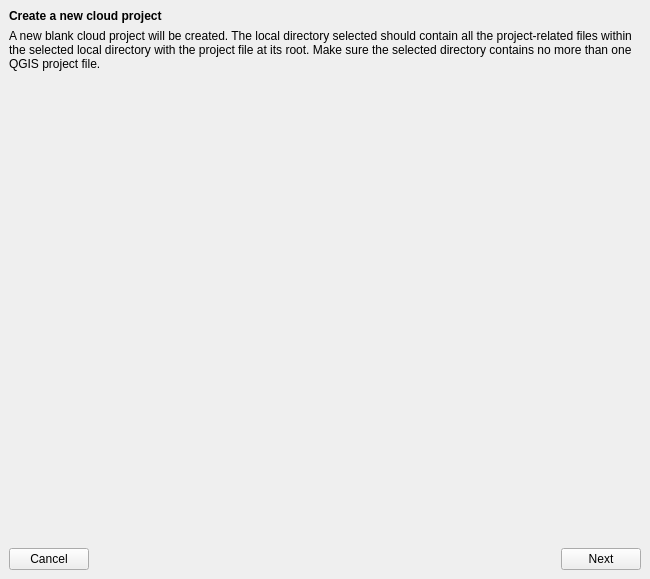
<?xml version="1.0" encoding="UTF-8"?>
<ui version="4.0">
 <class>CloudCreateProjectWidgetBase</class>
 <widget class="QWidget" name="CloudCreateProjectWidgetBase">
  <property name="geometry">
   <rect>
    <x>0</x>
    <y>0</y>
    <width>650</width>
    <height>579</height>
   </rect>
  </property>
  <property name="windowTitle">
   <string>Create QFieldCloud Project</string>
  </property>
  <layout class="QVBoxLayout" name="verticalLayout">
   <property name="leftMargin">
    <number>0</number>
   </property>
   <property name="topMargin">
    <number>0</number>
   </property>
   <property name="rightMargin">
    <number>0</number>
   </property>
   <property name="bottomMargin">
    <number>0</number>
   </property>
   <item>
    <widget class="QStackedWidget" name="stackedWidget">
     <property name="currentIndex">
      <number>0</number>
     </property>
     <widget class="QWidget" name="newProjectInformationPage">
      <layout class="QVBoxLayout" name="verticalLayout_2">
       <item>
        <widget class="QLabel" name="createCloudTitleLabel">
         <property name="font">
          <font>
           <bold>true</bold>
          </font>
         </property>
         <property name="text">
          <string>Create a new cloud project</string>
         </property>
        </widget>
       </item>
       <item>
        <widget class="QLabel" name="createCloudInfoLabel">
         <property name="text">
          <string>A new blank cloud project will be created. The local directory selected should contain all the project-related files within the selected local directory with the project file at its root. Make sure the selected directory contains no more than one QGIS project file.</string>
         </property>
         <property name="wordWrap">
          <bool>true</bool>
         </property>
         <property name="openExternalLinks">
          <bool>false</bool>
         </property>
         <property name="textInteractionFlags">
          <set>Qt::NoTextInteraction</set>
         </property>
        </widget>
       </item>
       <item>
        <spacer name="verticalSpacer">
         <property name="orientation">
          <enum>Qt::Vertical</enum>
         </property>
         <property name="sizeHint" stdset="0">
          <size>
           <width>20</width>
           <height>40</height>
          </size>
         </property>
        </spacer>
       </item>
       <item>
        <layout class="QHBoxLayout" name="horizontalLayout">
         <item>
          <widget class="QPushButton" name="cancelButton">
           <property name="text">
            <string>Cancel</string>
           </property>
          </widget>
         </item>
         <item>
          <spacer name="horizontalSpacer">
           <property name="orientation">
            <enum>Qt::Horizontal</enum>
           </property>
           <property name="sizeHint" stdset="0">
            <size>
             <width>40</width>
             <height>20</height>
            </size>
           </property>
          </spacer>
         </item>
         <item>
          <widget class="QPushButton" name="nextButton">
           <property name="text">
            <string>Next</string>
           </property>
          </widget>
         </item>
        </layout>
       </item>
      </layout>
     </widget>
     <widget class="QWidget" name="projectDetailsPage">
      <layout class="QVBoxLayout" name="verticalLayout_4">
       <item>
        <widget class="QGroupBox" name="projectDetailsGroupBox">
         <property name="title">
          <string>Project Details</string>
         </property>
         <layout class="QGridLayout" name="projectDetailsLayout">
          <item row="4" column="1">
           <layout class="QHBoxLayout" name="projectOwnerHLayout">
            <item>
             <widget class="QComboBox" name="projectOwnerComboBox"/>
            </item>
            <item>
             <widget class="QToolButton" name="projectOwnerRefreshButton">
              <property name="text">
               <string/>
              </property>
              <property name="icon">
               <iconset>
                <normaloff>../resources/refresh.svg</normaloff>../resources/refresh.svg</iconset>
              </property>
             </widget>
            </item>
           </layout>
          </item>
          <item row="0" column="0">
           <widget class="QLabel" name="projectNameLabel">
            <property name="text">
             <string>Name</string>
            </property>
           </widget>
          </item>
          <item row="4" column="0">
           <widget class="QLabel" name="projectOwnerLabel">
            <property name="text">
             <string>Owner</string>
            </property>
           </widget>
          </item>
          <item row="1" column="0">
           <widget class="QLabel" name="projectDescriptionLabel">
            <property name="text">
             <string>Description</string>
            </property>
           </widget>
          </item>
          <item row="1" column="1">
           <widget class="QTextEdit" name="projectDescriptionTextEdit"/>
          </item>
          <item row="2" column="0">
           <widget class="QLabel" name="projectTypeLabel">
            <property name="text">
             <string>Project Type</string>
            </property>
           </widget>
          </item>
          <item row="2" column="1">
           <widget class="QComboBox" name="projectTypeComboBox"/>
          </item>
          <item row="3" column="1">
           <widget class="QCheckBox" name="projectIsPublicCheckBox">
            <property name="text">
             <string>Is public</string>
            </property>
            <property name="toolTip">
             <string>Projects marked as public are visible to (but not editable by) anyone</string>
            </property>
           </widget>
          </item>
          <item row="0" column="1">
           <widget class="QLineEdit" name="projectNameLineEdit">
            <property name="sizePolicy">
             <sizepolicy hsizetype="MinimumExpanding" vsizetype="Preferred">
              <horstretch>0</horstretch>
              <verstretch>0</verstretch>
             </sizepolicy>
            </property>
            <property name="text">
             <string/>
            </property>
           </widget>
          </item>
          <item row="5" column="1">
           <widget class="QLabel" name="projectOwnerFeedbackLabel">
            <property name="visible">
             <bool>false</bool>
            </property>
            <property name="styleSheet">
             <string notr="true">color: red;</string>
            </property>
            <property name="text">
             <string/>
            </property>
            <property name="wordWrap">
             <bool>true</bool>
            </property>
            <property name="textInteractionFlags">
             <set>Qt::LinksAccessibleByMouse|Qt::TextSelectableByMouse</set>
            </property>
           </widget>
          </item>
         </layout>
        </widget>
       </item>
       <item>
        <widget class="QGroupBox" name="projectsOfflineSettingsGroupBox">
         <property name="title">
          <string>Local Project Settings</string>
         </property>
         <layout class="QGridLayout" name="gridLayout_2" columnstretch="1,4">
          <item row="0" column="1">
           <layout class="QHBoxLayout" name="localDirHBoxLayout_2">
            <item>
             <widget class="QLineEdit" name="localDirLineEdit"/>
            </item>
            <item>
             <widget class="QToolButton" name="localDirButton">
              <property name="text">
               <string>...</string>
              </property>
             </widget>
            </item>
            <item>
             <widget class="QPushButton" name="localDirOpenButton">
              <property name="toolTip">
               <string>Open in external file browser</string>
              </property>
              <property name="text">
               <string/>
              </property>
              <property name="icon">
               <iconset>
                <normaloff>../resources/launch.svg</normaloff>../resources/launch.svg</iconset>
              </property>
             </widget>
            </item>
           </layout>
          </item>
          <item row="0" column="0">
           <widget class="QLabel" name="localDirLabel">
            <property name="text">
             <string>Local Directory</string>
            </property>
           </widget>
          </item>
          <item row="1" column="1">
           <widget class="QLabel" name="localDirFeedbackLabel">
            <property name="visible">
             <bool>false</bool>
            </property>
            <property name="styleSheet">
             <string notr="true">color: red;</string>
            </property>
            <property name="text">
             <string/>
            </property>
            <property name="wordWrap">
             <bool>true</bool>
            </property>
            <property name="textInteractionFlags">
             <set>Qt::LinksAccessibleByMouse|Qt::TextSelectableByMouse</set>
            </property>
           </widget>
          </item>
         </layout>
        </widget>
       </item>
       <item>
        <widget class="QGroupBox" name="infoGroupBox">
         <property name="sizePolicy">
          <sizepolicy hsizetype="Minimum" vsizetype="Preferred">
           <horstretch>0</horstretch>
           <verstretch>1</verstretch>
          </sizepolicy>
         </property>
         <property name="minimumSize">
          <size>
           <width>50</width>
           <height>120</height>
          </size>
         </property>
         <property name="maximumSize">
          <size>
           <width>16777215</width>
           <height>200</height>
          </size>
         </property>
         <property name="title">
          <string>Information</string>
         </property>
         <layout class="QGridLayout" name="gridLayout_8">
          <item row="0" column="0">
           <widget class="QScrollArea" name="scrollArea">
            <property name="sizePolicy">
             <sizepolicy hsizetype="Preferred" vsizetype="Preferred">
              <horstretch>0</horstretch>
              <verstretch>0</verstretch>
             </sizepolicy>
            </property>
            <property name="frameShape">
             <enum>QFrame::NoFrame</enum>
            </property>
            <property name="frameShadow">
             <enum>QFrame::Plain</enum>
            </property>
            <property name="horizontalScrollBarPolicy">
             <enum>Qt::ScrollBarAlwaysOff</enum>
            </property>
            <property name="widgetResizable">
             <bool>true</bool>
            </property>
            <widget class="QWidget" name="scrollAreaWidgetContents">
             <property name="geometry">
              <rect>
               <x>0</x>
               <y>0</y>
               <width>20</width>
               <height>20</height>
              </rect>
             </property>
             <property name="sizePolicy">
              <sizepolicy hsizetype="Preferred" vsizetype="Preferred">
               <horstretch>1</horstretch>
               <verstretch>1</verstretch>
              </sizepolicy>
             </property>
             <layout class="QVBoxLayout" name="verticalLayout_7">
              <property name="spacing">
               <number>0</number>
              </property>
              <property name="leftMargin">
               <number>0</number>
              </property>
              <property name="topMargin">
               <number>0</number>
              </property>
              <property name="rightMargin">
               <number>0</number>
              </property>
              <property name="bottomMargin">
               <number>0</number>
              </property>
              <item>
               <widget class="QLabel" name="infoLocalizedLayersLabel">
                <property name="sizePolicy">
                 <sizepolicy hsizetype="Preferred" vsizetype="Preferred">
                  <horstretch>0</horstretch>
                  <verstretch>0</verstretch>
                 </sizepolicy>
                </property>
                <property name="text">
                 <string/>
                </property>
                <property name="alignment">
                 <set>Qt::AlignLeading|Qt::AlignLeft|Qt::AlignTop</set>
                </property>
                <property name="wordWrap">
                 <bool>true</bool>
                </property>
               </widget>
              </item>
             </layout>
            </widget>
           </widget>
          </item>
         </layout>
        </widget>
       </item>
       <item>
        <layout class="QHBoxLayout" name="buttonsHBoxLayout">
         <item>
          <widget class="QPushButton" name="backButton">
           <property name="text">
            <string>Back</string>
           </property>
          </widget>
         </item>
         <item>
          <spacer name="buttonsHSpacer">
           <property name="orientation">
            <enum>Qt::Horizontal</enum>
           </property>
           <property name="sizeHint" stdset="0">
            <size>
             <width>40</width>
             <height>20</height>
            </size>
           </property>
          </spacer>
         </item>
         <item>
          <widget class="QPushButton" name="createButton">
           <property name="text">
            <string>Create</string>
           </property>
          </widget>
         </item>
        </layout>
       </item>
      </layout>
     </widget>
     <widget class="QWidget" name="progressPage">
      <layout class="QVBoxLayout" name="verticalLayout_3">
       <item>
        <widget class="QGroupBox" name="progressGroupBox">
         <property name="title">
          <string>Progress</string>
         </property>
         <layout class="QVBoxLayout" name="verticalLayout_6">
          <item>
           <widget class="QLabel" name="convertLabel">
            <property name="text">
             <string>Conversion</string>
            </property>
           </widget>
          </item>
          <item>
           <widget class="QProgressBar" name="convertProgressBar">
            <property name="value">
             <number>0</number>
            </property>
           </widget>
          </item>
          <item>
           <widget class="QLabel" name="uploadLabel">
            <property name="text">
             <string>Upload to QFieldCloud</string>
            </property>
           </widget>
          </item>
          <item>
           <widget class="QProgressBar" name="uploadProgressBar">
            <property name="value">
             <number>0</number>
            </property>
           </widget>
          </item>
          <item>
           <spacer>
            <property name="orientation">
             <enum>Qt::Vertical</enum>
            </property>
            <property name="sizeType">
             <enum>QSizePolicy::Expanding</enum>
            </property>
            <property name="sizeHint" stdset="0">
             <size>
              <width>16</width>
              <height>16</height>
             </size>
            </property>
           </spacer>
          </item>
         </layout>
        </widget>
       </item>
       <item>
        <widget class="QLabel" name="infoLabel">
         <property name="text">
          <string/>
         </property>
         <property name="wordWrap">
          <bool>true</bool>
         </property>
        </widget>
       </item>
      </layout>
     </widget>
    </widget>
   </item>
  </layout>
 </widget>
 <resources/>
 <connections/>
</ui>
